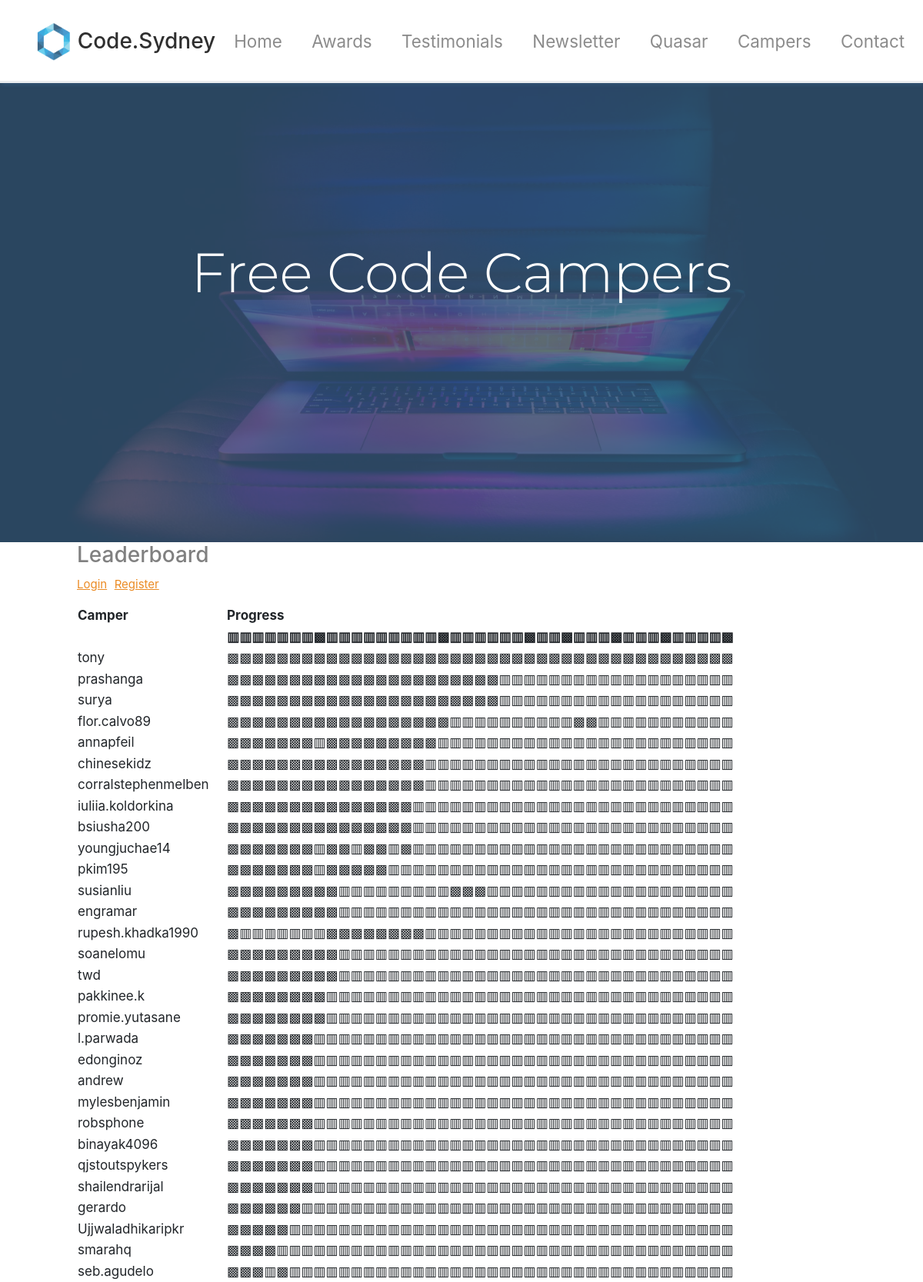
/fccleaderboard (upper part), run on the app's committed database.
### tables this page shows
CREATE TABLE "fccdashboardtable" (
	`Name`	TEXT,
	`Email`	TEXT,
	`Password`	TEXT,
	`Completed_Count`	INTEGER NOT NULL,
	`A1`	TEXT,
	`A2`	TEXT,
	`A3`	TEXT,
	`A4`	TEXT,
	`A5`	TEXT,
	`A6`	TEXT,
	`A7`	TEXT,
	`A8`	TEXT,
	`B1`	TEXT,
	`B2`	TEXT,
	`B3`	TEXT,
	`B4`	TEXT,
	`B5`	TEXT,
	`B6`	TEXT,
	`B7`	TEXT,
	`B8`	TEXT,
	`B9`	TEXT,
	`B10`	TEXT,
	`C1`	TEXT,
	`C2`	TEXT,
	`C3`	TEXT,
	`C4`	TEXT,
	`C5`	TEXT,
	`C6`	TEXT,
	`C7`	TEXT,
	`D1`	TEXT,
	`D2`	TEXT,
	`D3`	TEXT,
	`E1`	TEXT,
	`E2`	TEXT,
	`E3`	TEXT,
	`E4`	TEXT,
	`F1`	TEXT,
	`F2`	TEXT,
	`F3`	TEXT,
	`F4`	TEXT,
	`G1`	TEXT,
	`G2`	TEXT,
	`G3`	TEXT,
	`G4`	TEXT,
	`G5`	TEXT,
	PRIMARY KEY(`Email`)
);

### app.py (the view)
@app.route('/fccleaderboard', methods=['GET', 'POST'])
def fccleaderboard():
    db = get_db()
    fccamperslist = []
    try:
        cur = db.execute('SELECT Name, Email, Password, Completed_Count, \
                                 A1, A2, A3, A4, A5, A6, A7, A8, \
                                 B1, B2, B3, B4, B5, B6, B7, B8, B9, B10, \
                                 C1, C2, C3, C4, C5, C6, C7, \
                                 D1, D2, D3, \
                                 E1, E2, E3, E4, \
                                 F1, F2, F3, F4, \
                                 G1, G2, G3, G4, G5 \
                            from fccdashboardtable \
                            order by Completed_Count desc')
    except Exception as e:
        print('Exception: ',e)
    res = cur.fetchall()
    for row in res:
        statuslisttemp = []
        name  = row[0]
        for i in range(4,45):
            status = row[i]
            if status == 'Completed':
                statuslisttemp.append('▩')
            else:
                statuslisttemp.append('▥')
        statuslist = "".join(str(x) for x in statuslisttemp)
        name_string = "".join(str(name))
        selected_fields = [name_string,statuslist]
        fccamperslist.append(selected_fields)
    return render_template('fccleaderboard.html',
                           fccamperslist=fccamperslist)

### database.py (called while the page is built)
def connect_db():
    sql = sqlite3.connect('/Users/engramarbollas/Projects/codesydneywebsite/codesydney.db')
    sql.row_factory = sqlite3.Row
    return sql

def get_db():
    if not hasattr(g, 'sqlite_db'):
        g.sqlite_db = connect_db()
    return g.sqlite_db

### templates/fccleaderboard.html (shortened to what this page needs)
{% extends 'layout.html' %}
{% block content %}
  <section id="showcase">
    <div class="primary-overlay text-white">
      <div class="container">
        <div class="row">
          <div class="col-lg-12 text-center mt-5">
            <h1 class="display-3 mt-5 pt-5 top-spacing" style="font-family:Montserrat;">
              Free Code Campers
            </h1>
           </div>
         </div>
      </div>
    </div>
  </section>
<body>
<h3 style="margin-left:100px; color: gray">Leaderboard</h3>
<p>
  <a href="{{ url_for('fccleaderboardlogin') }}" style="font-size:15px;color:#EB8B24;margin-left:100px"><u>Login</u></a>
  <a href="{{ url_for('fccleaderboardregister') }}" style="font-size:15px;color:#EB8B24;margin-left:5px"><u>Register</u></a>
</p>
<div>
  <table style="font-size:17px;width:76%;text-align:left;font-weight:normal;margin-left:100px" border="0">
  <tr>
    <th>Camper</th>
    <th>Progress</th>
  </tr>
  <tr>
    <th></th>
    <th>▥▥▥▥▥▥▥▩▥▥▥▥▥▥▥▥▥▩▥▥▥▥▥▥▩▥▥▩▥▥▥▩▥▥▥▩▥▥▥▥▩</th>
  </tr>
  {% for fccampers in fccamperslist %}
  <tr>
    <td>{% print fccampers[0] %}</td>
    <td>{% print fccampers[1] %}</td>
  </tr>
  {% endfor %}
  </table>
</div>
</body>
{% endblock content %}

### templates/layout.html (shortened to what this page needs)
<!DOCTYPE html>
<html lang="en">
<head>
  <link rel="stylesheet" href="https://use.fontawesome.com/releases/v5.0.13/css/all.css"
>
  <link rel="stylesheet" href="{{ url_for('static', filename='css/bootstrap.css') }}">
  <link rel="stylesheet" href="{{ url_for('static', filename='css/style.css') }}">
  <link rel="stylesheet" href="{{ url_for('static', filename='css/Data-Table-1.css') }}">
  <link rel="stylesheet" href="{{ url_for('static', filename='css/Data-Table.css') }}">
  <link rel="stylesheet" href="https://cdn.datatables.net/1.10.15/css/dataTables.bootstrap.min.css">
</head>
<body id="home" data-spy="scroll" data-target="#main-nav" data-offset="100">
    {% include 'includes/_navbar.html' %}
    {% block content %}{% endblock %}
</body>
</html>

### templates/includes/_navbar.html (shortened to what this page needs)
<nav class="navbar navbar-expand-md navbar-light fixed-top py-4" id="main-nav">
  <div class="container">
    <a href="{{ url_for('index') }}" class="navbar-brand">
      <img
        src="{{ url_for('static', filename='img/logo.png') }}"
        width="50"
        height="50"
        alt=""
      />
      <h3 class="d-inline align-middle">Code.Sydney</h3>
    </a>
    {% if messages %} {% else %}
    <div class="collapse navbar-collapse" id="navbarCollapse">
      <ul class="navbar-nav ml-auto">
        <li class="nav-item">
          <a href="{{ url_for('index') }}" class="nav-link">Home</a>
        </li>
        <li class="nav-item">
          <a href="{{ url_for('awards') }}" class="nav-link">Awards</a>
        </li>
        <li class="nav-item">
          <a href="{{ url_for('testimonials') }}" class="nav-link"
            >Testimonials</a
          >
        </li>
        <li class="nav-item">
          <a href="{{ url_for('newsletter') }}" class="nav-link">Newsletter</a>
        </li>
        <li class="nav-item">
          <a href="{{ url_for('microbootcamp') }}" class="nav-link">Quasar</a>
        </li>
        <li class="nav-item">
          <a href="{{ url_for('fccleaderboard') }}" class="nav-link">Campers</a>
        </li>
        <li class="nav-item">
          <a href="{{ url_for('contact') }}" class="nav-link">Contact</a>
        </li>
      </ul>
    </div>
    {% endif %}
  </div>
</nav>

### static/css/style.css (style rules this page uses)
body { margin-top: 105px; }
.navbar { box-shadow: 2px 2px 5px #355878; opacity: 0.9; background: #fff; }
.navbar .nav-item { font-size: 1.4rem; padding-right: 1.4rem; }
#showcase { position: relative; background: url("../img/background.jpg") no-repeat; background-size: cover; min-height: 600px; }
#showcase .primary-overlay { background: rgba(53, 88, 120, 0.8); position: absolute; top: 0; left: 0; width: 100%; height: 100%; }
.top-spacing { margin-top: 110px !important; }

### data on the page
fccdashboardtable: Name "tony", print "▩▩▩▩▩▩▩▩▩▩▩▩▩▩▩▩▩▩▩▩▩▩▩▩▩▩▩▩▩▩▩▩▩▩▩▩▩▩▩▩▩"
fccdashboardtable: Name "prashanga", print "▩▩▩▩▩▩▩▩▩▩▩▩▩▩▩▩▩▩▩▩▩▩▥▥▥▥▥▥▥▥▥▥▥▥▥▥▥▥▥▥▥"
fccdashboardtable: Name "surya", print "▩▩▩▩▩▩▩▩▩▩▩▩▩▩▩▩▩▩▩▩▩▩▥▥▥▥▥▥▥▥▥▥▥▥▥▥▥▥▥▥▥"
fccdashboardtable: Name "flor.calvo89", print "▩▩▩▩▩▩▩▩▩▩▩▩▩▩▩▩▩▩▥▥▥▥▥▥▥▥▥▥▩▩▥▥▥▥▥▥▥▥▥▥▥"
fccdashboardtable: Name "annapfeil", print "▩▩▩▩▩▩▩▥▩▩▩▩▩▩▩▩▩▥▥▥▥▥▥▥▥▥▥▥▥▥▥▥▥▥▥▥▥▥▥▥▥"
fccdashboardtable: Name "chinesekidz", print "▩▩▩▩▩▩▩▩▩▩▩▩▩▩▩▩▥▥▥▥▥▥▥▥▥▥▥▥▥▥▥▥▥▥▥▥▥▥▥▥▥"
fccdashboardtable: Name "corralstephenmelben", print "▩▩▩▩▩▩▩▩▩▩▩▩▩▩▩▩▥▥▥▥▥▥▥▥▥▥▥▥▥▥▥▥▥▥▥▥▥▥▥▥▥"
fccdashboardtable: Name "iuliia.koldorkina", print "▩▩▩▩▩▩▩▩▩▩▩▩▩▩▩▥▥▥▥▥▥▥▥▥▥▥▥▥▥▥▥▥▥▥▥▥▥▥▥▥▥"
fccdashboardtable: Name "bsiusha200", print "▩▩▩▩▩▩▩▩▩▩▩▩▩▩▩▥▥▥▥▥▥▥▥▥▥▥▥▥▥▥▥▥▥▥▥▥▥▥▥▥▥"
fccdashboardtable: Name "youngjuchae14", print "▩▩▩▩▩▩▩▥▩▩▥▩▩▥▩▥▥▥▥▥▥▥▥▥▥▥▥▥▥▥▥▥▥▥▥▥▥▥▥▥▥"
fccdashboardtable: Name "pkim195", print "▩▩▩▩▩▩▩▥▩▩▩▩▩▥▥▥▥▥▥▥▥▥▥▥▥▥▥▥▥▥▥▥▥▥▥▥▥▥▥▥▥"
fccdashboardtable: Name "susianliu", print "▩▩▩▩▩▩▩▩▩▥▥▥▥▥▥▥▥▥▩▩▩▥▥▥▥▥▥▥▥▥▥▥▥▥▥▥▥▥▥▥▥"
fccdashboardtable: Name "engramar", print "▩▩▩▩▩▩▩▩▩▥▥▥▥▥▥▥▥▥▥▥▥▥▥▥▥▥▥▥▥▥▥▥▥▥▥▥▥▥▥▥▥"
fccdashboardtable: Name "rupesh.khadka1990", print "▩▥▥▥▥▥▥▥▩▩▩▩▩▩▩▩▥▥▥▥▥▥▥▥▥▥▥▥▥▥▥▥▥▥▥▥▥▥▥▥▥"
fccdashboardtable: Name "soanelomu", print "▩▩▩▩▩▩▩▩▩▥▥▥▥▥▥▥▥▥▥▥▥▥▥▥▥▥▥▥▥▥▥▥▥▥▥▥▥▥▥▥▥"
fccdashboardtable: Name "twd", print "▩▩▩▩▩▩▩▩▩▥▥▥▥▥▥▥▥▥▥▥▥▥▥▥▥▥▥▥▥▥▥▥▥▥▥▥▥▥▥▥▥"
fccdashboardtable: Name "pakkinee.k", print "▩▩▩▩▩▩▩▩▥▥▥▥▥▥▥▥▥▥▥▥▥▥▥▥▥▥▥▥▥▥▥▥▥▥▥▥▥▥▥▥▥"
fccdashboardtable: Name "promie.yutasane", print "▩▩▩▩▩▩▩▩▥▥▥▥▥▥▥▥▥▥▥▥▥▥▥▥▥▥▥▥▥▥▥▥▥▥▥▥▥▥▥▥▥"
fccdashboardtable: Name "l.parwada", print "▩▩▩▩▩▩▩▥▥▥▥▥▥▥▥▥▥▥▥▥▥▥▥▥▥▥▥▥▥▥▥▥▥▥▥▥▥▥▥▥▥"
fccdashboardtable: Name "edonginoz", print "▩▩▩▩▩▩▩▥▥▥▥▥▥▥▥▥▥▥▥▥▥▥▥▥▥▥▥▥▥▥▥▥▥▥▥▥▥▥▥▥▥"
fccdashboardtable: Name "andrew", print "▩▩▩▩▩▩▩▥▥▥▥▥▥▥▥▥▥▥▥▥▥▥▥▥▥▥▥▥▥▥▥▥▥▥▥▥▥▥▥▥▥"
fccdashboardtable: Name "mylesbenjamin", print "▩▩▩▩▩▩▩▥▥▥▥▥▥▥▥▥▥▥▥▥▥▥▥▥▥▥▥▥▥▥▥▥▥▥▥▥▥▥▥▥▥"
fccdashboardtable: Name "robsphone", print "▩▩▩▩▩▩▩▥▥▥▥▥▥▥▥▥▥▥▥▥▥▥▥▥▥▥▥▥▥▥▥▥▥▥▥▥▥▥▥▥▥"
fccdashboardtable: Name "binayak4096", print "▩▩▩▩▩▩▩▥▥▥▥▥▥▥▥▥▥▥▥▥▥▥▥▥▥▥▥▥▥▥▥▥▥▥▥▥▥▥▥▥▥"
fccdashboardtable: Name "qjstoutspykers", print "▩▩▩▩▩▩▩▥▥▥▥▥▥▥▥▥▥▥▥▥▥▥▥▥▥▥▥▥▥▥▥▥▥▥▥▥▥▥▥▥▥"
fccdashboardtable: Name "shailendrarijal", print "▩▩▩▩▩▩▩▥▥▥▥▥▥▥▥▥▥▥▥▥▥▥▥▥▥▥▥▥▥▥▥▥▥▥▥▥▥▥▥▥▥"
fccdashboardtable: Name "gerardo", print "▩▩▩▩▩▩▥▥▥▥▥▥▥▥▥▥▥▥▥▥▥▥▥▥▥▥▥▥▥▥▥▥▥▥▥▥▥▥▥▥▥"
fccdashboardtable: Name "Ujjwaladhikaripkr", print "▩▩▩▩▩▥▥▥▥▥▥▥▥▥▥▥▥▥▥▥▥▥▥▥▥▥▥▥▥▥▥▥▥▥▥▥▥▥▥▥▥"
fccdashboardtable: Name "smarahq", print "▩▩▩▩▥▥▥▥▥▥▥▥▥▥▥▥▥▥▥▥▥▥▥▥▥▥▥▥▥▥▥▥▥▥▥▥▥▥▥▥▥"
fccdashboardtable: print "seb.agudelo", print "▩▩▩▥▩▥▥▥▥▥▥▥▥▥▥▥▥▥▥▥▥▥▥▥▥▥▥▥▥▥▥▥▥▥▥▥▥▥▥▥▥"
